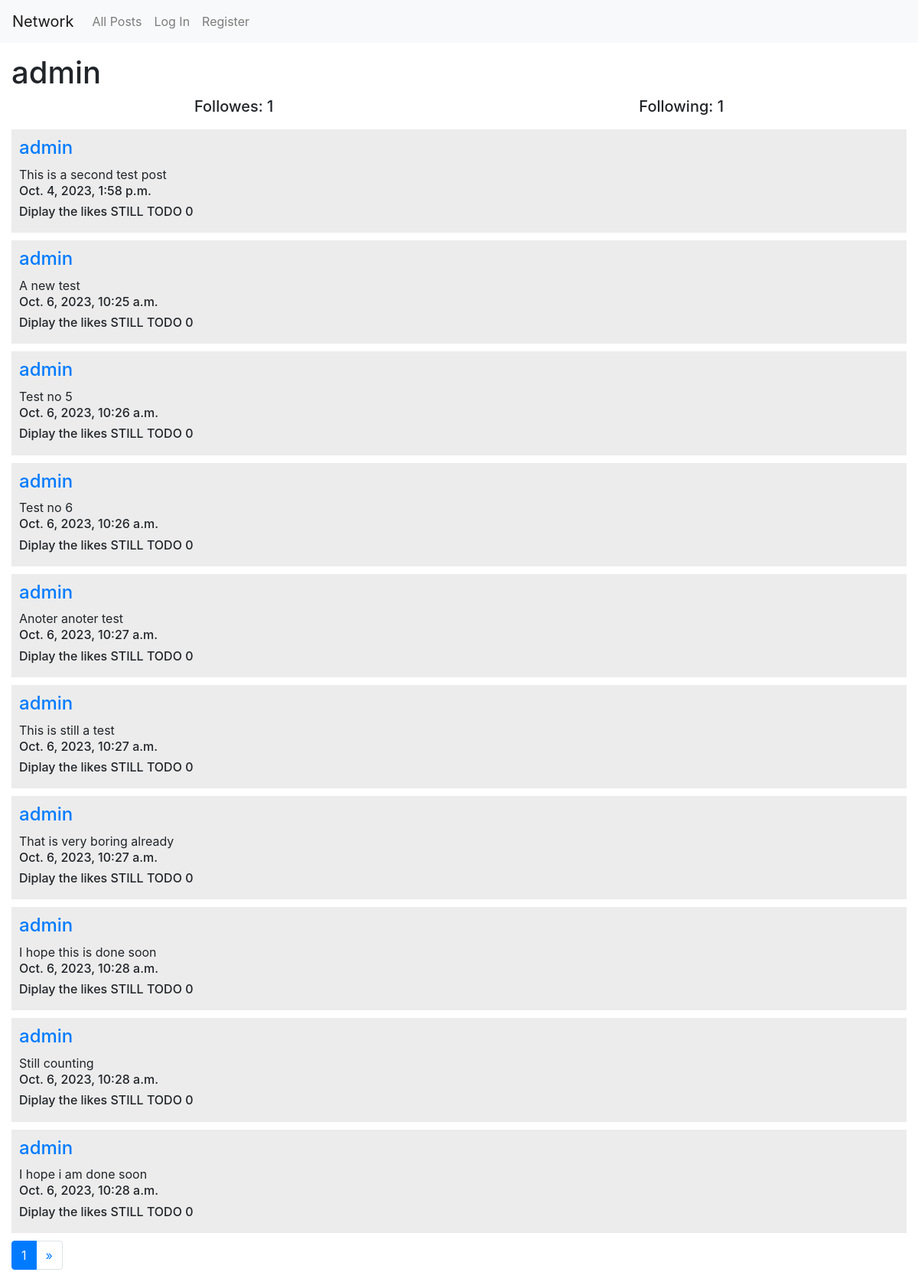
The page /user/3 on the database its author committed.
### network/models.py (models this page shows, shortened)
class User(AbstractUser):
    pass

class Post(models.Model):
    author = models.ForeignKey(User, on_delete=models.CASCADE, related_name="posts")
    content = models.TextField(blank=False)
    date = models.DateTimeField(auto_now_add=True)
    likes = models.ManyToManyField(User, blank=True, related_name='likes')

### network/views.py (the view)
# urls.py: path("user/<int:user_id>", views.user_profile, name="user_profile"),
def user_profile(request, user_id):
    current_user = request.user
    profile_user = User.objects.get(pk=user_id)
    users_posts = Post.objects.filter(author=profile_user)
    paginator = Paginator(users_posts, 10)
    page_number = request.GET.get('page')
    page_obj = paginator.get_page(page_number)
    followers = Following.objects.filter(followed_user=profile_user)
    following = Following.objects.filter(user=profile_user)
    is_following = False
    for follower in followers:
        if current_user == follower.user:
            is_following = True
    return render(request, "network/user_profile.html", {
        "profile_user": profile_user,
        "page_obj": page_obj,
        "followers":followers.count(),
        "following":following.count(),
        "is_following":is_following,
    })

### network/templates/network/user_profile.html (shortened to what this page needs)
{% extends "network/layout.html" %}
{% block body %}
<div class="home_page">
    <div class="user_profile">
        <h1>{{profile_user.username}}</h1>
        <div class="user_info">
            <h5>Followes: {{followers}}</h5>
            <h5>Following: {{following}}</h5>
        </div>
    </div>
    {% for post in page_obj %}
    <div class="each_post">
        <h4><a href = "{% url 'user_profile' post.author.id %}">{{ post.author }}</a></h4>
        {{ post.content }}
        <h6>{{ post.date }}</h6>
        <h6>Diplay the likes STILL TODO {{ post.likes.count }}</h6>
    </div>
    {% endfor %}
     <nav aria-label="Page navigation example">
        <ul class="pagination">
        <li class="page-item active" aria-current="page"><a class="page-link" href="?page={{ page_obj.number }}">{{ page_obj.number }}</a></li>
        {% if page_obj.has_next %}
        <li class="page-item"><a class="page-link" href="?page={{ page_obj.next_page_number }}">&raquo;</a></li>
        {% endif %}
        </ul>
</div>
{% endblock %}

### network/static/network/styles.css (style rules this page uses)
.home_page { margin: 15px; }
.each_post { margin: 10px 0 10px 0; background-color: rgb(236, 236, 236); padding: 10px; }
.user_info { display: flex; justify-content: space-around; }

### rows shown on the page
User: username "admin"
Post: author "admin", content "This is a second test post", date "Oct. 4, 2023, 1:58 p.m.", likes.count "0"
Post: author "admin", content "A new test", date "Oct. 6, 2023, 10:25 a.m.", likes.count "0"
Post: author "admin", content "Test no 5", date "Oct. 6, 2023, 10:26 a.m.", likes.count "0"
Post: author "admin", content "Test no 6", date "Oct. 6, 2023, 10:26 a.m.", likes.count "0"
Post: author "admin", content "Anoter anoter test", date "Oct. 6, 2023, 10:27 a.m.", likes.count "0"
Post: author "admin", content "This is still a test", date "Oct. 6, 2023, 10:27 a.m.", likes.count "0"
Post: author "admin", content "That is very boring already", date "Oct. 6, 2023, 10:27 a.m.", likes.count "0"
Post: author "admin", content "I hope this is done soon", date "Oct. 6, 2023, 10:28 a.m.", likes.count "0"
Post: author "admin", content "Still counting", date "Oct. 6, 2023, 10:28 a.m.", likes.count "0"
Post: author "admin", content "I hope i am done soon", date "Oct. 6, 2023, 10:28 a.m.", likes.count "0"

### other values the page prints
{{ followers }} "1"
{{ following }} "1"
{{ page_obj.number }} "1"
